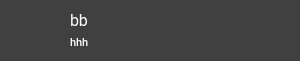
<?xml version="1.0" encoding="UTF-8"?>
<ui version="4.0">
 <class>addressListItem</class>
 <widget class="QWidget" name="addressListItem">
  <property name="geometry">
   <rect>
    <x>0</x>
    <y>0</y>
    <width>300</width>
    <height>61</height>
   </rect>
  </property>
  <property name="windowTitle">
   <string>Form</string>
  </property>
  <property name="styleSheet">
   <string notr="true">background-color: rgba(0,0,0,0.5); color: white;</string>
  </property>
  <widget class="QLabel" name="add_username">
   <property name="geometry">
    <rect>
     <x>70</x>
     <y>8</y>
     <width>200</width>
     <height>25</height>
    </rect>
   </property>
   <property name="font">
    <font>
     <family>Roboto</family>
     <pointsize>12</pointsize>
     <weight>50</weight>
     <bold>false</bold>
    </font>
   </property>
   <property name="styleSheet">
    <string notr="true">background-color: rgba(0,0,0,0);</string>
   </property>
   <property name="text">
    <string>bb</string>
   </property>
  </widget>
  <widget class="QLabel" name="add_header">
   <property name="geometry">
    <rect>
     <x>20</x>
     <y>10</y>
     <width>41</width>
     <height>41</height>
    </rect>
   </property>
   <property name="styleSheet">
    <string notr="true">background-color: rgba(0,0,0,0);</string>
   </property>
   <property name="text">
    <string/>
   </property>
   <property name="pixmap">
    <pixmap resource="../images.qrc">:/new/headers/images/headers/roomHeader.png</pixmap>
   </property>
   <property name="scaledContents">
    <bool>true</bool>
   </property>
  </widget>
  <widget class="QLabel" name="add_statue">
   <property name="geometry">
    <rect>
     <x>70</x>
     <y>32</y>
     <width>211</width>
     <height>20</height>
    </rect>
   </property>
   <property name="font">
    <font>
     <family>Roboto Medium</family>
     <pointsize>8</pointsize>
    </font>
   </property>
   <property name="styleSheet">
    <string notr="true">background-color: rgba(0,0,0,0);</string>
   </property>
   <property name="text">
    <string>hhh</string>
   </property>
  </widget>
  <widget class="QLabel" name="add_header_2">
   <property name="geometry">
    <rect>
     <x>20</x>
     <y>10</y>
     <width>41</width>
     <height>41</height>
    </rect>
   </property>
   <property name="styleSheet">
    <string notr="true">background-color: rgba(0,0,0,0);</string>
   </property>
   <property name="text">
    <string/>
   </property>
   <property name="pixmap">
    <pixmap resource="../images.qrc">:/new/headers/images/headers/10.png</pixmap>
   </property>
   <property name="scaledContents">
    <bool>true</bool>
   </property>
  </widget>
 </widget>
 <resources>
  <include location="../images.qrc"/>
 </resources>
 <connections/>
</ui>
